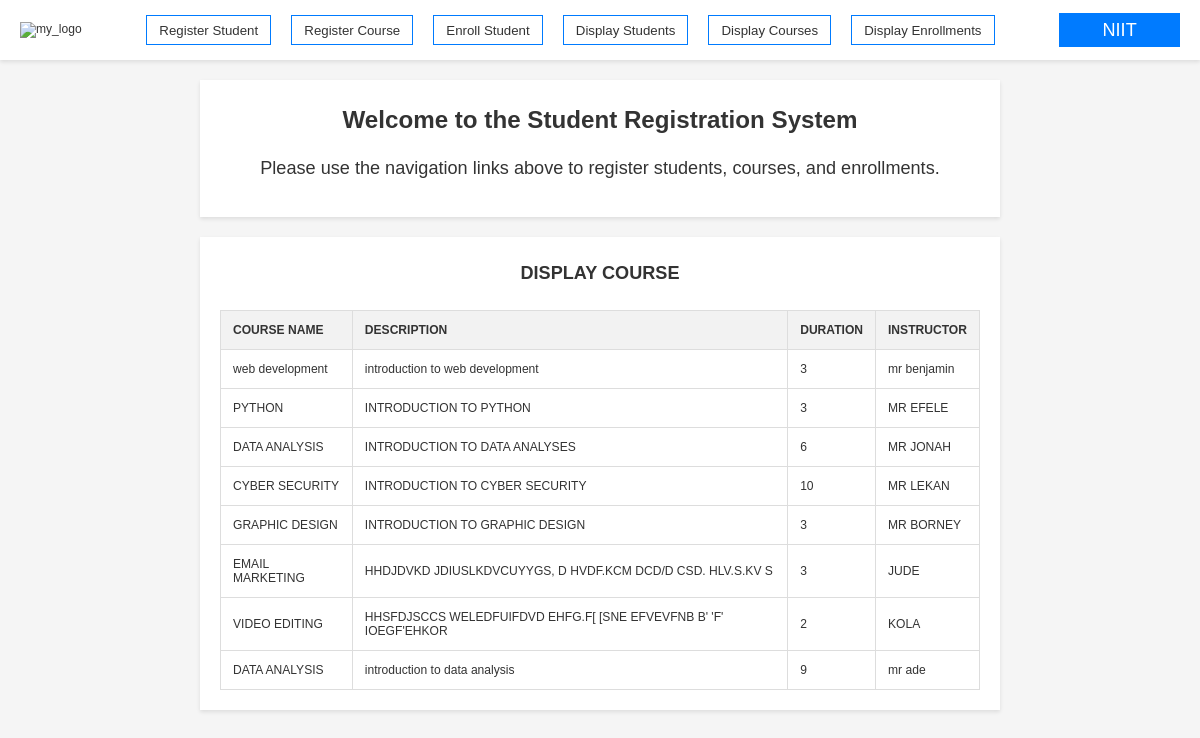
The app's page /display_courses/ with its own data.
### system/models.py (models this page shows, shortened)
class ForCourse(models.Model):
    course_name = models.CharField(max_length=100)
    course_description = models.TextField()
    course_duration = models.IntegerField()
    course_instructor = models.CharField(max_length=100)

### system/views.py (the view)
# urls.py: path("display_courses/", views.display_course, name="display_course"),
def display_course(request):
        courses = ForCourse.objects.all()
        return render(request, 'display_course.html', {'courses': courses})

### system/templates/display_course.html (shortened to what this page needs)
{% extends "basement.html" %}
{% block content %}
<div class="container">
    <h2>DISPLAY COURSE</h2>
    <table>
        <thead>
            <tr>
                <th>COURSE NAME</th>
                <th>DESCRIPTION</th>
                <th>DURATION</th>
                <th>INSTRUCTOR</th>
            </tr>
        </thead>
        <tbody>
            {% for course in courses %}
            <tr>
                <td>{{ course.course_name }}</td>
                <td>{{ course.course_description }}</td>
                <td>{{ course.course_duration }}</td>
                <td>{{ course.course_instructor }}</td>
            </tr>
            {% endfor %}
        </tbody>
    </table>
</div>
{% endblock %}

### system/templates/basement.html (shortened to what this page needs)
<!DOCTYPE html>
<html>
    <head>
        <link rel="stylesheet" href="">
    </head>
    <body>
        <header>
            <img src='' alt='my_logo'>
            <nav>
                <a href='{% url 'StudentReg' %}'>Register Student</a>
                <a href='{% url 'CourseReg' %}'>Register Course</a>
                <a href='{% url 'EnrollmentReg' %}'>Enroll Student</a>
                <a href='{% url 'display_student' %}'>Display Students</a>
                <a href='{% url 'display_course' %}'>Display Courses</a>
                <a href='{% url 'display_enrollment' %}'>Display Enrollments</a>
            </nav>
            <button>NIIT</button>
        </header>
        <div class="container">
            <h1>Welcome to the Student Registration System</h1>
            <p>Please use the navigation links above to register students, courses, and enrollments.</p>
        </div>
            {% block content %}
            {% endblock %}
    </body>
</html>

### system/templates/basement.html (style rules this page uses)
html { width:100%; height:100%; margin:0; padding:0; font-family: Arial, Helvetica, sans-serif; font-size:75.5%; }
body { width:100%; height:100%; margin:0; padding:0; background-color: #f5f5f5; color: #333; }
* { box-sizing:border-box; list-style:none; text-decoration:none; }
header { width:100%; height:60px; background-color:#fff; display:flex; justify-content:space-between; align-items:center; padding:0 20px; box-shadow:0 2px 4px rgba(0,0,0,0.1); }
header button { width:10rem; font-size:1.5rem; padding:.5rem 1rem; }
nav { display:flex; gap:20px; }
nav a { border:1px solid #007bff; padding:.5rem 1rem; color:#333; font-size:1.1rem; transition:color 0.3s; }
button { width:100%; background-color:#007bff; color:#fff; border:none; padding:10px 20px; font-size:1.5rem; cursor:pointer; transition:background-color 0.3s; }
.container { max-width:800px; margin:20px auto; padding:20px; background-color:#fff; box-shadow:0 2px 4px rgba(0,0,0,0.1); }
.container h1, .container h2 { font-size:2.rem; padding:.5rem; margin:0 0 1rem 0; text-align:center; }
.container p { font-size:1.5rem; padding:.5rem; margin:0 0 1rem 0; text-align:center; }
table { width:100%; border-collapse:collapse; margin-top:20px; }
th, td { border:1px solid #ddd; padding:12px; text-align:left; }
th { background-color: #f2f2f2; }

### records on screen
ForCourse: course_name "web development", course_description "introduction to web development", course_duration "3", course_instructor "mr benjamin"
ForCourse: course_name "PYTHON", course_description "INTRODUCTION TO PYTHON", course_duration "3", course_instructor "MR EFELE"
ForCourse: course_name "DATA ANALYSIS", course_description "INTRODUCTION TO DATA ANALYSES", course_duration "6", course_instructor "MR JONAH"
ForCourse: course_name "CYBER SECURITY", course_description "INTRODUCTION TO CYBER SECURITY", course_duration "10", course_instructor "MR LEKAN"
ForCourse: course_name "GRAPHIC DESIGN", course_description "INTRODUCTION TO GRAPHIC DESIGN", course_duration "3", course_instructor "MR BORNEY"
ForCourse: course_name "EMAIL MARKETING", course_description "HHDJDVKD JDIUSLKDVCUYYGS, D HVDF.KCM DCD/D CSD. HLV.S.KV S", course_duration "3", course_instructor "JUDE"
ForCourse: course_name "VIDEO EDITING", course_description "HHSFDJSCCS WELEDFUIFDVD EHFG.F[ [SNE EFVEVFNB B' 'F' IOEGF'EHKOR", course_duration "2", course_instructor "KOLA"
ForCourse: course_name "DATA ANALYSIS", course_description "introduction to data analysis", course_duration "9", course_instructor "mr ade"
